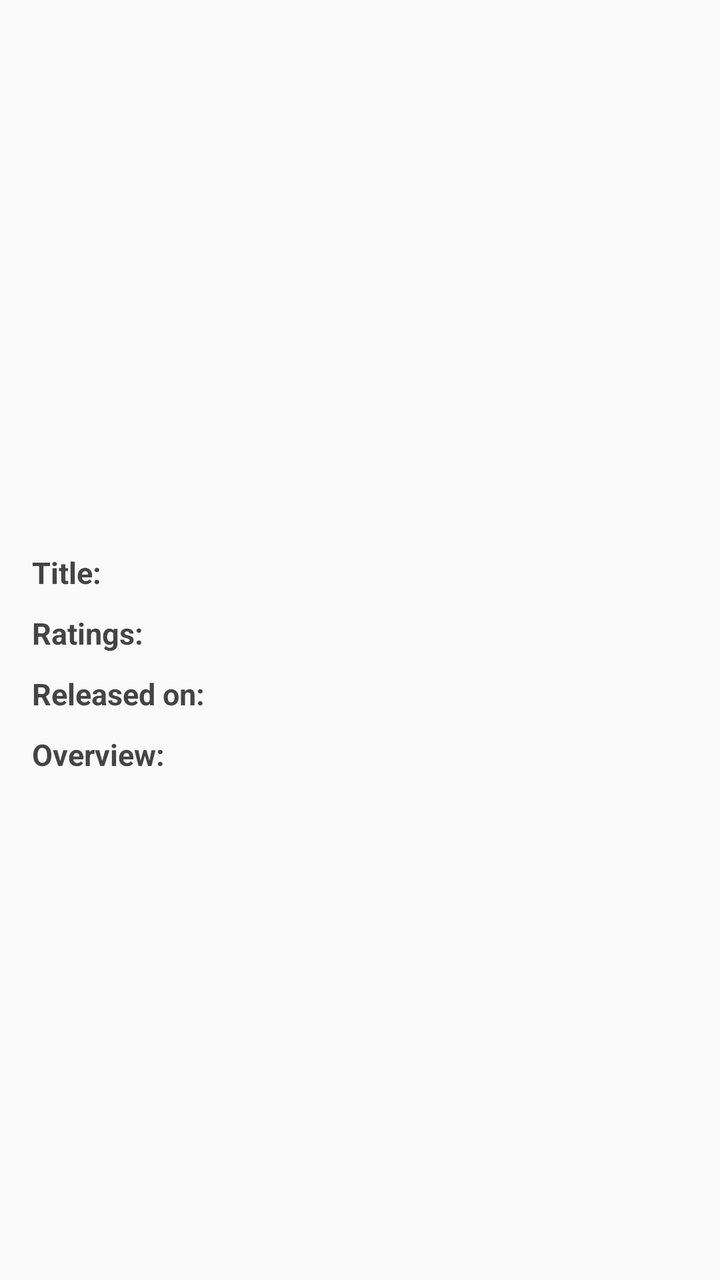
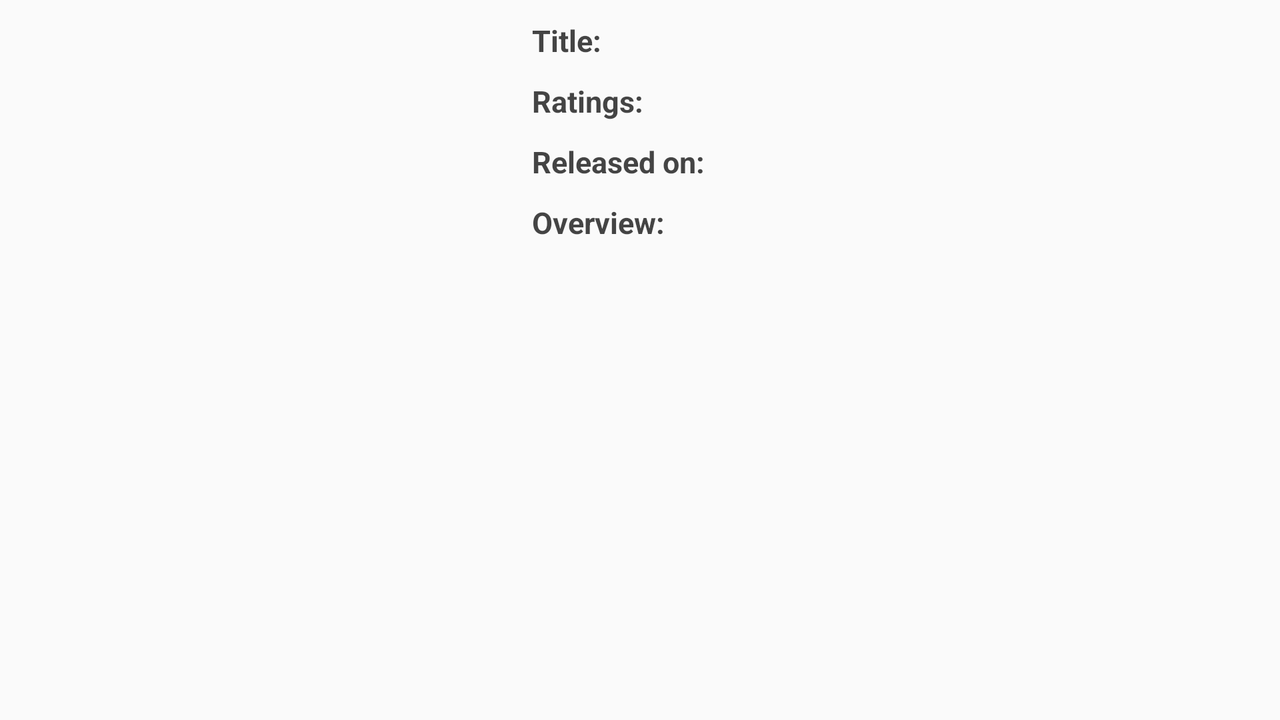

First picture: res/layout/ on a phone held upright. Second picture: the repository's own variant of that layout, on a device whose configuration matches the variant's folder. Source for both follows.
<!-- AndroidManifest.xml: application theme AppTheme -->
<!-- res/layout/fragment_movie_details.xml -->
<ScrollView xmlns:android="http://schemas.android.com/apk/res/android"
    android:layout_height="match_parent"
    android:layout_width="match_parent"
    android:fillViewport="true">
    <LinearLayout xmlns:tools="http://schemas.android.com/tools" android:layout_width="match_parent"
        android:layout_height="match_parent"
        android:orientation="vertical"
        tools:context="in.codingeek.moviestage.MovieDetailsFragment">

        <ImageView
            android:layout_width="match_parent"
            android:layout_height="250dp"
            android:scaleType="fitXY"
            android:id="@+id/image_detail_view" />

        <LinearLayout xmlns:tools="http://schemas.android.com/tools" android:layout_width="wrap_content"
            android:layout_height="wrap_content"
            android:paddingLeft="16dp"
            android:paddingRight="16dp"
            android:paddingTop="16dp"
            android:paddingBottom="16dp"
            android:orientation="vertical">

            <LinearLayout xmlns:tools="http://schemas.android.com/tools" android:layout_width="wrap_content"
                android:layout_height="wrap_content"
                android:orientation="horizontal">
                <TextView android:id="@+id/movie_title_text" android:layout_width="100dp"
                    android:layout_height="wrap_content"
                    android:text="@string/movie_title"
                    style="@style/movie_detail_text_sup"/>
                <TextView android:id="@+id/movie_title" android:layout_width="wrap_content"
                    android:layout_height="wrap_content"
                    style="@style/movie_detail_text"/>
            </LinearLayout>

            <LinearLayout xmlns:tools="http://schemas.android.com/tools" android:layout_width="wrap_content"
                android:layout_height="wrap_content"
                android:orientation="horizontal">

                <TextView android:id="@+id/movie_ratings_text" android:layout_width="100dp"
                    android:layout_height="wrap_content"
                    android:text="@string/movie_ratings"
                    style="@style/movie_detail_text_sup"/>
                <TextView android:id="@+id/movie_ratings" android:layout_width="wrap_content"
                    android:layout_height="wrap_content"
                    style="@style/movie_detail_text"/>
            </LinearLayout>

            <LinearLayout xmlns:tools="http://schemas.android.com/tools" android:layout_width="wrap_content"
                android:layout_height="wrap_content"
                android:orientation="horizontal">
                <TextView android:id="@+id/movie_release_date_text" android:layout_width="100dp"
                    android:layout_height="wrap_content"
                    android:text="@string/movie_release_date"
                    style="@style/movie_detail_text_sup"/>
                <TextView android:id="@+id/movie_release_date" android:layout_width="wrap_content"
                    android:layout_height="wrap_content"
                    style="@style/movie_detail_text"/>
            </LinearLayout>

            <LinearLayout xmlns:tools="http://schemas.android.com/tools" android:layout_width="wrap_content"
                android:layout_height="wrap_content"
                android:orientation="vertical">
                <TextView android:id="@+id/movie_overview_text" android:layout_width="wrap_content"
                    android:layout_height="wrap_content"
                    android:text="@string/movie_overview"
                    style="@style/movie_detail_text_sup"/>
                <TextView android:id="@+id/movie_overview" android:layout_width="wrap_content"
                    android:layout_height="wrap_content"
                    style="@style/movie_detail_text"/>
            </LinearLayout>

        </LinearLayout>
    </LinearLayout>
</ScrollView>
<!-- resources referenced by this layout -->
<resources>
  <string name="movie_overview">Overview:</string>
  <string name="movie_ratings">Ratings:</string>
  <string name="movie_release_date">Released on:</string>
  <string name="movie_title">Title:</string>
  <style name="movie_detail_text">
          <item name="android:textSize">15sp</item>
          <item name="android:layout_marginTop">10dp</item>
          <item name="android:layout_centerHorizontal">true</item>
          <item name="android:layout_height">wrap_content</item>
          <item name="android:layout_width">300dp</item>
          <item name="android:typeface">sans</item>
          <item name="android:textColor">#ba000000</item>
      </style>
  <style name="movie_detail_text_sup" parent="movie_detail_text">
          <item name="android:layout_width">100dp</item>
          <item name="android:textStyle">bold</item>
      </style>
  <style name="AppTheme" parent="Theme.AppCompat.Light.DarkActionBar">
      </style>
</resources>
<!-- res/layout-land/fragment_movie_details.xml (the repository's variant of the layout above) -->
<!-- drawn on the phone turned sideways -->
<FrameLayout xmlns:android="http://schemas.android.com/apk/res/android"
    xmlns:tools="http://schemas.android.com/tools"
    android:layout_height="match_parent"
    android:layout_width="match_parent"
    tools:context="in.codingeek.moviestage.MovieDetailsFragment">

    <LinearLayout android:layout_width="match_parent"
        android:layout_height="match_parent"
        android:orientation="horizontal"
        >

        <ImageView
            android:layout_width="250dp"
            android:layout_height="match_parent"
            android:scaleType="fitXY"
            android:id="@+id/image_detail_view" />

        <ScrollView
            android:layout_height="match_parent"
            android:layout_width="match_parent"
            android:fillViewport="true">

            <LinearLayout android:layout_width="wrap_content"
                android:layout_height="wrap_content"
                android:paddingLeft="16dp"
                android:paddingRight="16dp"
                android:paddingBottom="16dp"
                android:orientation="vertical">

                <LinearLayout android:layout_width="wrap_content"
                    android:layout_height="wrap_content"
                    android:orientation="horizontal">
                    <TextView android:id="@+id/movie_title_text" android:layout_width="100dp"
                        android:layout_height="wrap_content"
                        android:text="@string/movie_title"
                        style="@style/movie_detail_text_sup"/>
                    <TextView android:id="@+id/movie_title" android:layout_width="wrap_content"
                        android:layout_height="wrap_content"
                        style="@style/movie_detail_text"/>
                </LinearLayout>

                <LinearLayout android:layout_width="wrap_content"
                    android:layout_height="wrap_content"
                    android:orientation="horizontal">

                    <TextView android:id="@+id/movie_ratings_text" android:layout_width="100dp"
                        android:layout_height="wrap_content"
                        android:text="@string/movie_ratings"
                        style="@style/movie_detail_text_sup"/>
                    <TextView android:id="@+id/movie_ratings" android:layout_width="wrap_content"
                        android:layout_height="wrap_content"
                        style="@style/movie_detail_text"/>
                </LinearLayout>

                <LinearLayout android:layout_width="wrap_content"
                    android:layout_height="wrap_content"
                    android:orientation="horizontal">
                    <TextView android:id="@+id/movie_release_date_text" android:layout_width="100dp"
                        android:layout_height="wrap_content"
                        android:text="@string/movie_release_date"
                        style="@style/movie_detail_text_sup"/>
                    <TextView android:id="@+id/movie_release_date" android:layout_width="wrap_content"
                        android:layout_height="wrap_content"
                        style="@style/movie_detail_text"/>
                </LinearLayout>

                <LinearLayout android:layout_width="wrap_content"
                    android:layout_height="wrap_content"
                    android:orientation="vertical">
                    <TextView android:id="@+id/movie_overview_text" android:layout_width="wrap_content"
                        android:layout_height="wrap_content"
                        android:text="@string/movie_overview"
                        style="@style/movie_detail_text_sup"/>
                    <TextView android:id="@+id/movie_overview" android:layout_width="wrap_content"
                        android:layout_height="wrap_content"
                        style="@style/movie_detail_text"/>
                </LinearLayout>

            </LinearLayout>
        </ScrollView>
    </LinearLayout>
</FrameLayout>
